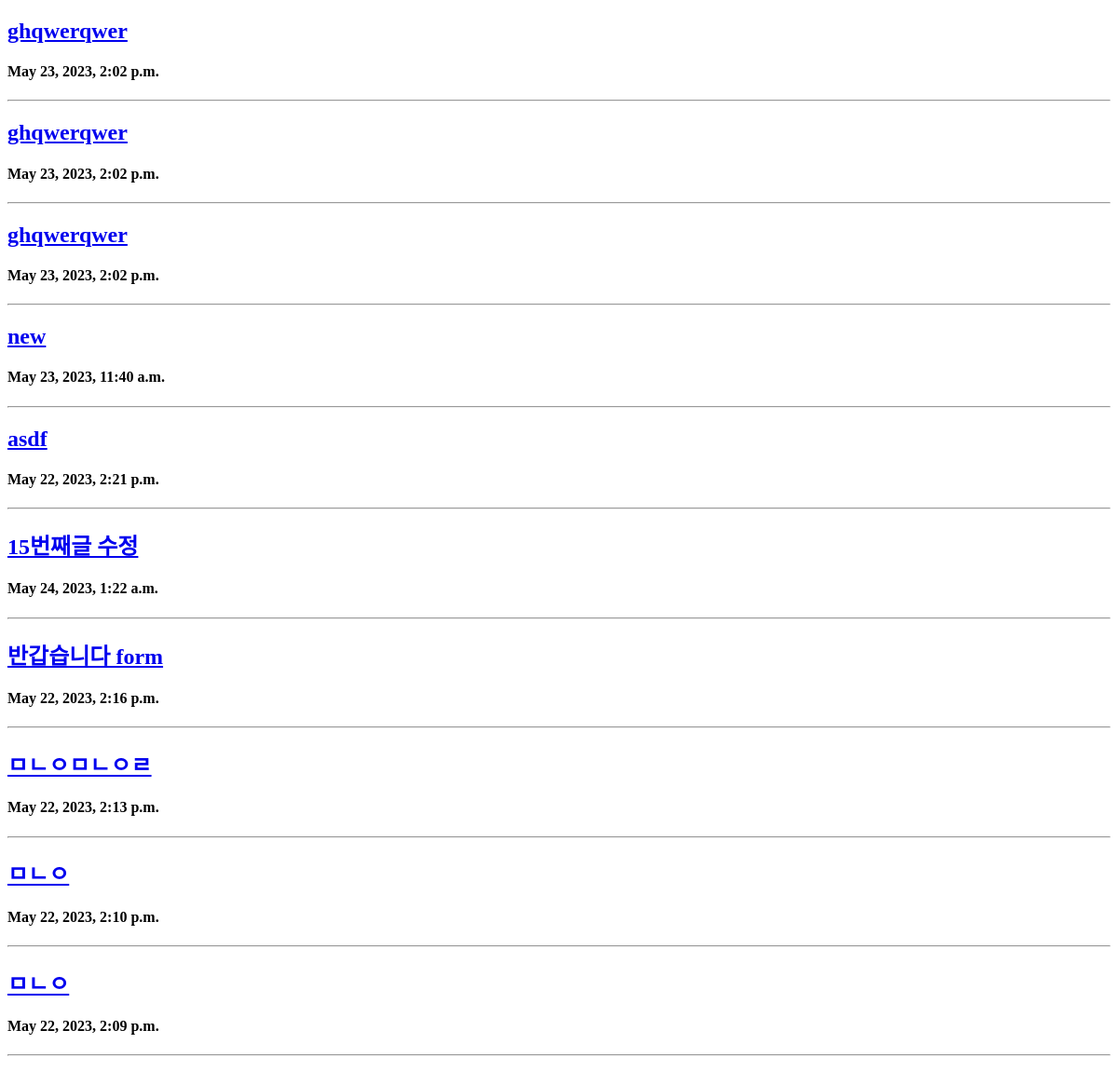
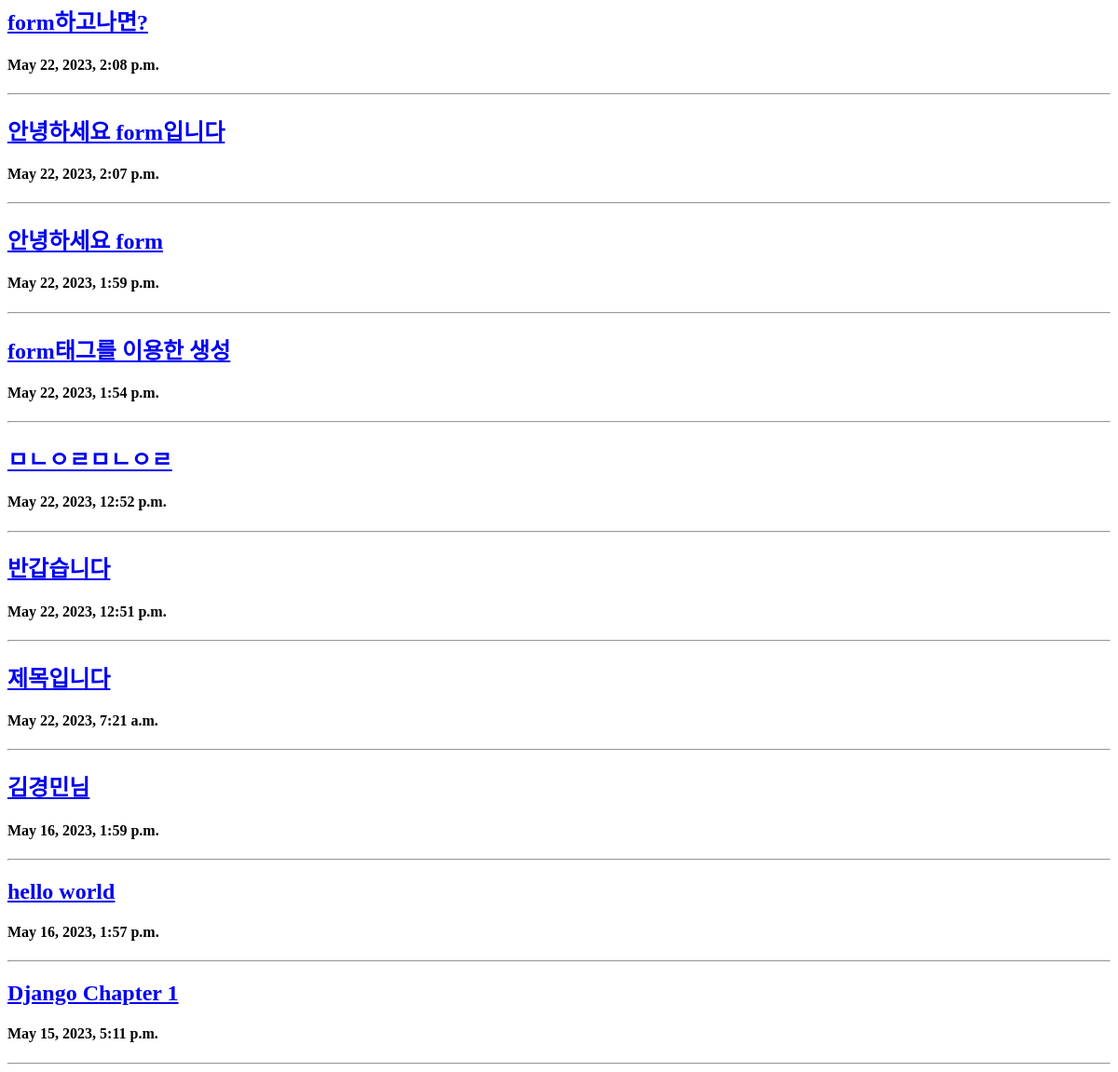
Page /post/ on the earlier database version (2 pictures, top to bottom).
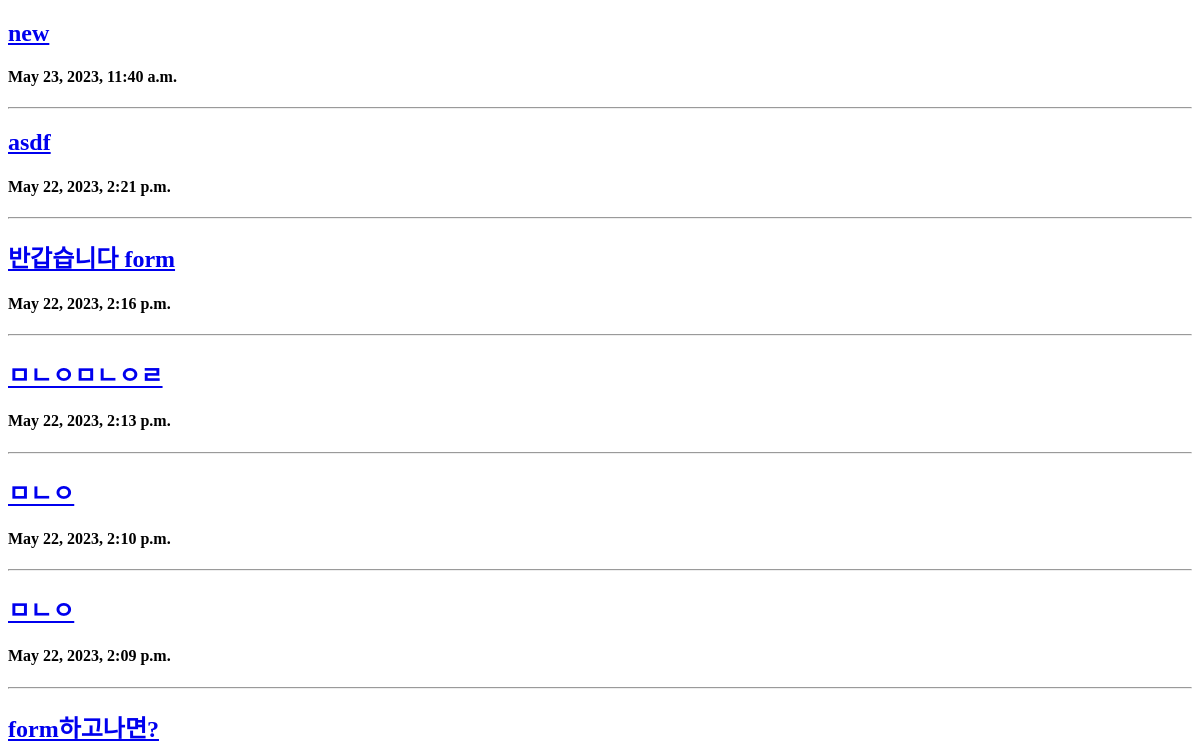
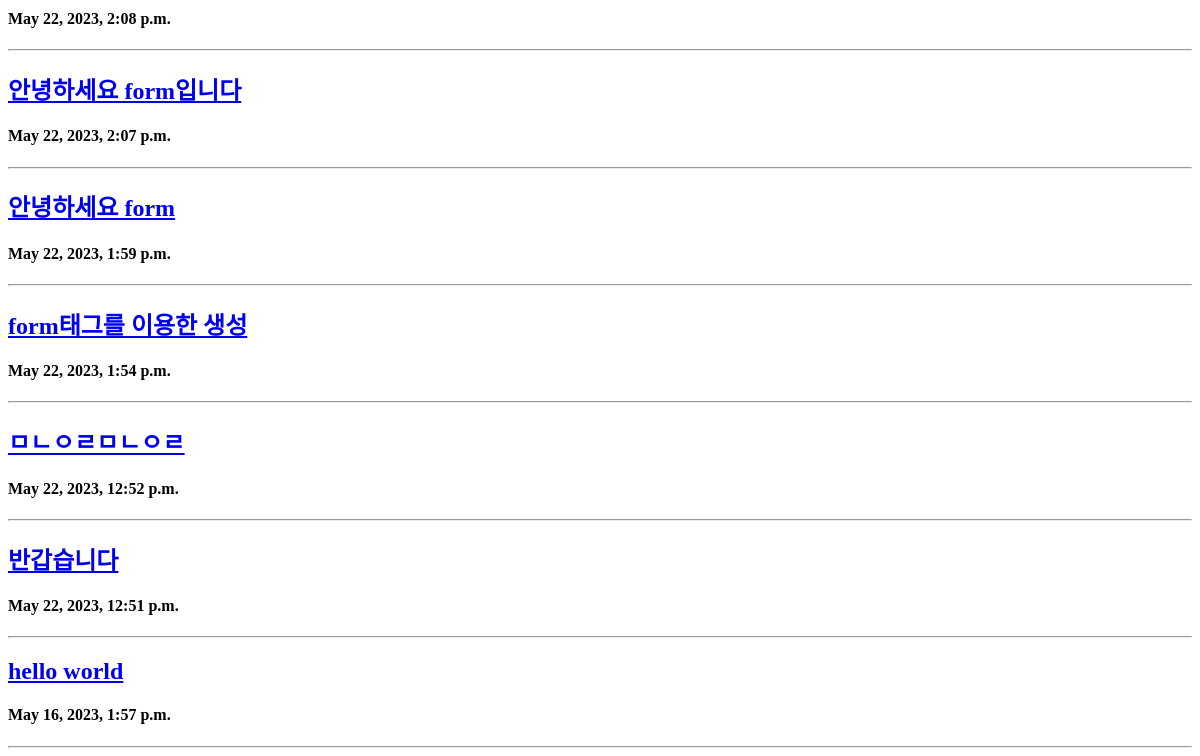
Same page on the later database version (2 pictures, top to bottom).
### post/models.py (models this page shows, shortened)
class Post(models.Model):
    title = models.CharField(max_length=200)
    author = models.ForeignKey(User, on_delete=models.CASCADE)
    body = models.TextField()
    category = models.ForeignKey(Category, on_delete=models.CASCADE)
    date = models.DateTimeField(auto_now_add=True)
    like = models.IntegerField(default=0)
    dislike = models.IntegerField(default=0)
    content_img = models.ImageField(null=True)
    content_file = models.FileField(null=True)

### post/views.py (the view)
# urls.py: path('', views.index, name='index'), # List
def index(request):
    object_list = Post.objects.all().order_by('-id')
    return render(request, 'index.html', {'object_list': object_list})

### post/templates/index.html (shortened to what this page needs)
<!DOCTYPE html>
<html lang="en">
<head>
</head>
<body>
    {% for object in object_list %}
        <a href="{{ object.id }}"><h2>{{ object.title }}</h2></a>
        <h4>{{ object.date }}</h4>
        <hr>
    {% endfor %}
</body>
</html>

Differences in the rows shown:
removed Post: title "ghqwerqwer", date "May 23, 2023, 2:02 p.m."
removed Post: title "ghqwerqwer", date "May 23, 2023, 2:02 p.m."
removed Post: title "ghqwerqwer", date "May 23, 2023, 2:02 p.m."
removed Post: title "15번째글 수정", date "May 24, 2023, 1:22 a.m."
removed Post: title "제목입니다", date "May 22, 2023, 7:21 a.m."
removed Post: title "김경민님", date "May 16, 2023, 1:59 p.m."
removed Post: title "Django Chapter 1", date "May 15, 2023, 5:11 p.m."
